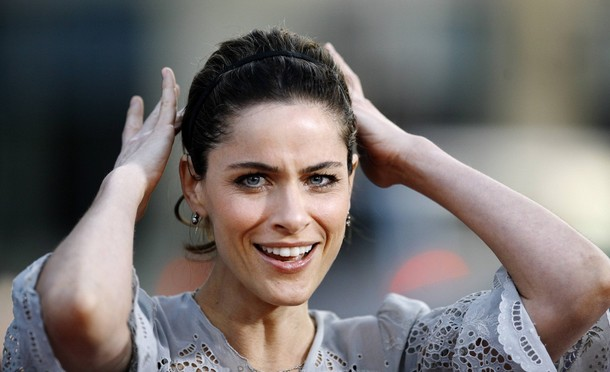
#> input picture data/bg63/image_0008.png, 610 x 372 px
$ jupyter execute --allow-errors 'BG63-OpenCV的Python调用简介.ipynb'   (shell and % lines are left out)
#> lines starting #> are read from the running program, lines starting #| are printed output that depends on the picture; after the words box and inside, x2 and y2 are one past the last pixel; in counts of white or black regions, pixels touching at a corner belong together
# <center>OpenCV的Python调用简介</center>

By [青衣极客 Blue Geek](https://mp.weixin.qq.com/s/k1FteTFHOX_iVWuoYH0hLg)

In 2020-01-20

爱好图像处理或者从事计算机视觉方面研究的朋友大概无人不知OpenCV的大名。OpenCV的核心是C/C++程序，因此有比较好的执行效率，不过C/C++的开发效率确实不敢恭维。幸运的是，OpenCV提供了python接口，可以使用开发效率更高的python方式调用OpenCV的强大功能，这种优势互补确实令人鼓舞。对于研究人员和原型产品开发者，使用OpenCV的python调用能够更快地验证idea的可行性和粗略的性能。

## 1. OpenCV的安装

想要在python中调用OpenCV需要准备两个组件，一是OpenCV的核心程序库，二是OpenCV的python接口模块。核心程序为C/C++程序，在不同的操作系统下安装方式稍有差异。

### (1) Windows平台

OpenCV的官网发布了Windows平台下的二进制核心开发程序库，直接下载二进制的安装包即可安装到本地计算机中。只是在核心开发程序库部署完成之后，需要将对应的bin目录添加到PATH环境变量中。OpenCV是完全开源的，但是在Windows平台下不建议使用源码的方式安装。喜欢折腾的朋友可以选择对应的Visual Studio编译试试，这里就不细说。

### (2) Mac平台

在MacOS下安装OpenCV是非常容易的，按照以下两步操作即可完成。第一步安装brew，已经安装过的跳过本步骤。

#> (a cell that did not finish here is left out)

第二步，执行以下指令安装OpenCV。

#> (a cell that did not finish here is left out)

执行完以上两个步骤之后就成功在本机安装了OpenCV，可以到“/usr/local/Cellar”目录下查看是否存在“opencv”的目录。

### (3) Linux平台

在Linux操作系统中(这里以Ubuntu为例)，建议使用源码安装。不过OpenCV依赖一些第三方程序库需要手动安装以下。

#> (a cell that did not finish here is left out)

依赖项安装完毕之后就可以从源码开始安装了，源码可以从官网或者github直接下载。在源码的根目录下执行以下代码

#> (a cell that did not finish here is left out)

如果编译过程没有什么问题的话，OpenCV就安装完成了。

### (4) 安装python接口

建议使用pip指令安装，运行以下指令即可

#> (a cell that did not finish here is left out)

如果提示权限不足，需要在开头加上“sudo”。

到此OpenCV的核心程序库和python调用模块就安装完毕。

## 2. 两个需注意的坑

OpenCV是为图像处理和计算机视觉开发的，因此对于图像大小的描述采用了专业的“宽x高”的方式，而不是numpy数据的“行x列”的方式；OpenCV的默认颜色通道是“BGR”而不是matplotlib中的“RGB”。这两个坑常常导致一些诡异的现象。下面就详细说说这两点。

### (1) 图像颜色通道

我们从图片文件读取图像数据，然后使用matplotlib可视化。

[cell 6]
import cv2
import matplotlib
import matplotlib.pyplot as plt
# 读取图像文件
img = cv2.imread('../data/bg63/image_0008.png')
#> img is the input picture: shape (372, 610, 3); mean B, G, R 108.9, 110.6, 116.4
# 创建画布，并设置画布大小
plt.figure(figsize=(9.6, 9.6))
# 使用matplotlib显示BGR通道图像
plt.subplot(2,1,1)
plt.imshow(img)
plt.title("OpenCV's BGR")
# 使用matplotlib显示RGB通道图像
plt.subplot(2,1,2)
plt.imshow(cv2.cvtColor(img, cv2.COLOR_BGR2RGB))
plt.title('RGB Channels')
# 保存图像到文件
plt.savefig('../output/bg63/color.png', dpi=300, bbox_inches='tight')
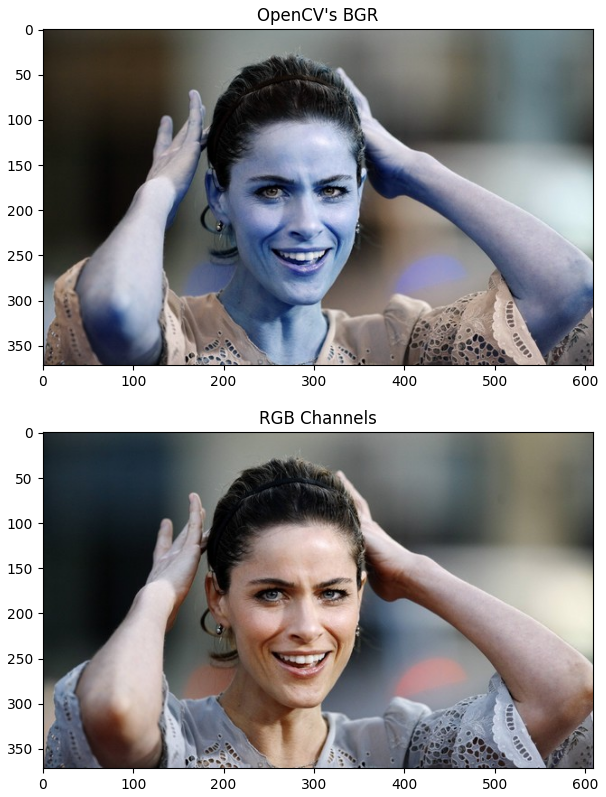
#> figure drawn by matplotlib, 2 panels; B, G, R data is drawn as R, G, B

从显示的图像来看，BGR通道直接可视化的结果是整个画面偏蓝色，而使用cvtColor函数将图像通道调整为RGB后可视化的结果就是正常的。事实上，在OpenCV的所有处理程序中，对这三色通道的默认排列顺序都是BGR。所以，使用其他方式读入的图像通道直接是RGB，如果需要传给OpenCV的程序处理，那么就需要使用cvtColor函数将RGB转换成BGR才能正确运行。这一点对于很多刚开始使用OpenCV的python调用的朋友都是一个巨大的坑。在实际开发中，如果实在不清楚当前图像数据的通道，可以使用matplotlib可视化检查，也可以使用OpenCV内置的imshow检查，不过需要谨记，OpenCV的imshow显示正常的图像表明通道为BGR。

### (2) 图像大小

我们可以使用resize这个函数来实验一下OpenCV中对于图像大小的表示方式。

[cell 7]
# 创建图像并指定画布大小
plt.figure(figsize=(9.6, 9.6))
# 绘制原始图像
plt.subplot(2,1,1)
plt.imshow(cv2.cvtColor(img, cv2.COLOR_BGR2RGB))
plt.title('Origin')
# 绘制错误的size格式结果
plt.subplot(2,2,3)
resize_1 = cv2.resize(img, (img.shape[0]//2, img.shape[1]//2))
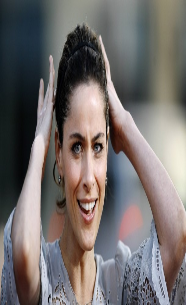
#> resize_1: shape (305, 186, 3); mean B, G, R 108.9, 110.5, 116.3
plt.imshow(cv2.cvtColor(resize_1, cv2.COLOR_BGR2RGB))
plt.title('height-width')
# 绘制正确的size格式结果
plt.subplot(2,2,4)
resize_2 = cv2.resize(img, (img.shape[1]//2, img.shape[0]//2))
plt.imshow(cv2.cvtColor(resize_2, cv2.COLOR_BGR2RGB))
plt.title('width-height')
# 保存图像到文件
plt.savefig('../output/bg63/resize.png', dpi=300, bbox_inches='tight')
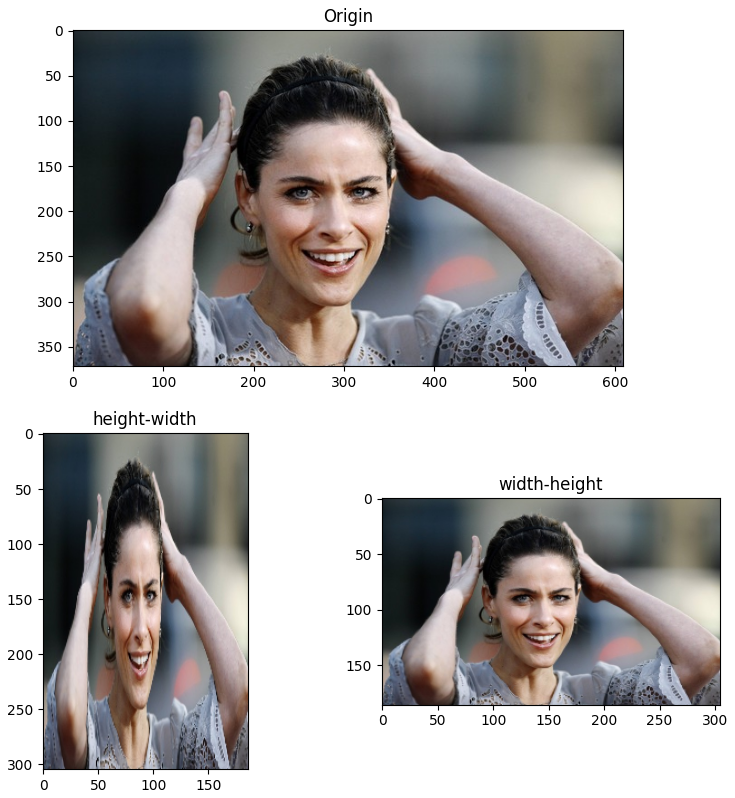
#> figure drawn by matplotlib, 3 panels

从以上的结果可以看出，在给resize传递目标图像大小的时候，必须遵守(宽，高)的格式，否则处理结果就不符合预期。事实上，在OpenCV中其他的图像处理操作的默认设置也是这样的。因此在调用OpenCV中的函数时需要记住这一点。

## 3. 简单例程

或许对OpenCV不太熟悉的朋友还不知道能够使用OpenCV做什么有意思的事情，这里就是用OpenCV的python接口完成一个人脸检测的任务。在OpenCV的安装目录下的“share/opencv4/haarcascades”目录中存储了一些检测器的模型，其中由一个模型“haarcascade_frontalface_default.xml”就是用来完成人脸检测任务的。

[cell 8]
# 创建检测器对象
model_path = '/usr/local/Cellar/opencv/4.0.1/share/opencv4/haarcascades/haarcascade_frontalface_default.xml'
face_detector = cv2.CascadeClassifier(model_path)
# 检测人脸
gray_img = cv2.cvtColor(img, cv2.COLOR_BGR2GRAY)
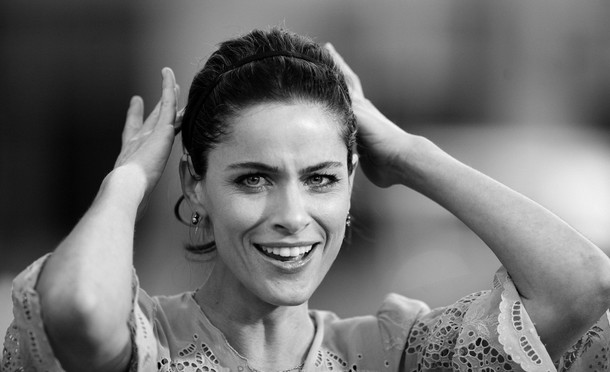
#> gray_img: shape (372, 610); min 0, max 249, mean 112.1
faces = face_detector.detectMultiScale(gray_img, 1.3, 5)
#> faces = [[198, 111, 180, 180]]
# 绘制人脸矩形框
paint_img = img.copy()
for (x,y,w,h) in faces:
    paint_img = cv2.rectangle(paint_img, (x,y), (x+w, y+h), (0,0,255), 3)
#> this loop made 1 pass
#> pass 1, `paint_img = cv2.rectangle(paint_img, (x,y), (x+w, y+h), (0,0,255), 3)`:
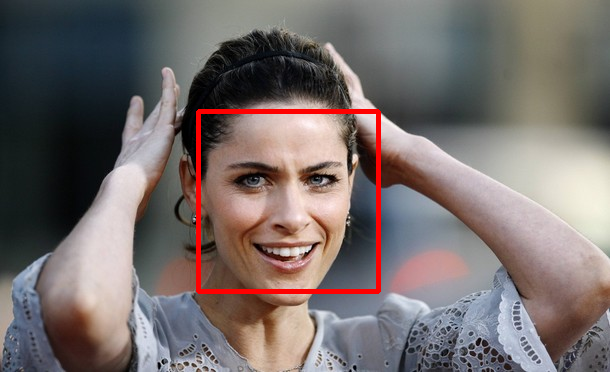
#> paint_img: shape (372, 610, 3); 1.58% of pixels changed, all inside (x1, y1, x2, y2) = (196, 109, 381, 294)
# 使用matplotlib可视化
plt.figure(figsize=(9.6,9.6))
plt.imshow(cv2.cvtColor(paint_img, cv2.COLOR_BGR2RGB))
plt.title('face detection')
# 保存图像到文件
plt.savefig('../output/bg63/face.png', dpi=300, bbox_inches='tight')
